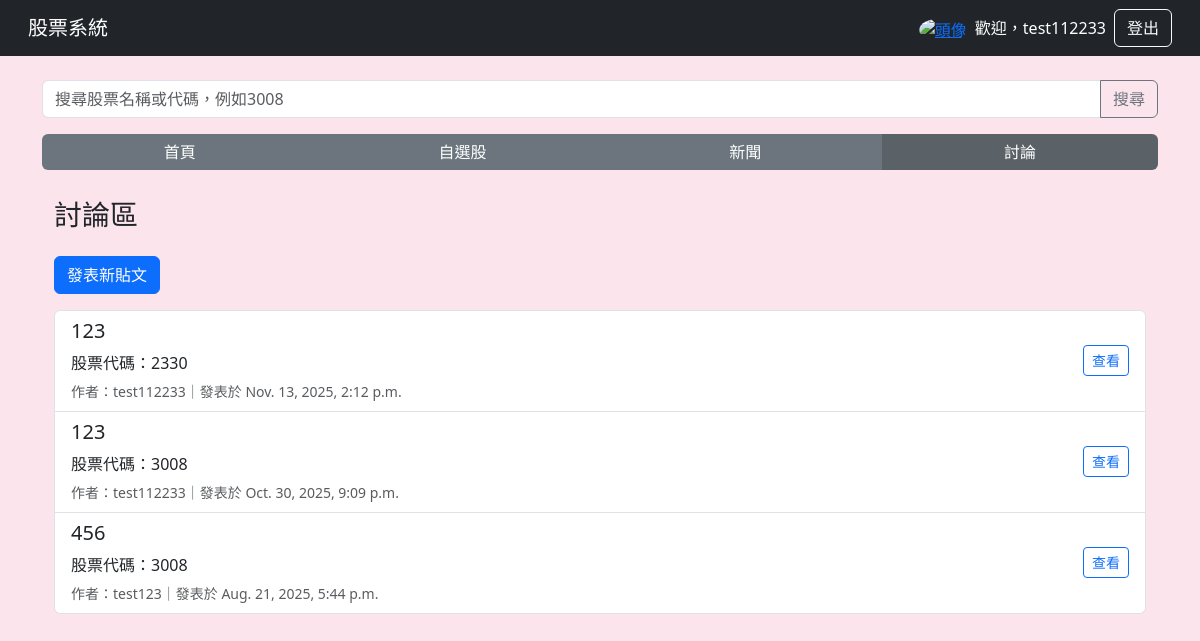
Screenshot of /forum/ (signed in) with the database file from the repository.
### main/models.py (models this page shows, shortened)
class Post(models.Model):
    title = models.CharField(max_length=200)
    stock_code = models.CharField(max_length=10, null=True, blank=True)
    content = models.TextField()
    author = models.ForeignKey(User, on_delete=models.CASCADE)
    created_at = models.DateTimeField(auto_now_add=True)

### main/views.py (the view)
# urls.py: path("forum/", views.forum_list, name="forum_list"),
def forum_list(request):
    posts = Post.objects.all().order_by("-created_at")
    return render(request, "forum.html", {"posts": posts})

### templates/forum.html (shortened to what this page needs)
{% extends "base.html" %}
{% block content %}
<div class="container mt-1">
    <h3 class="mb-4">討論區</h3>
    <a href="/forum/new" class="btn btn-primary mb-3">發表新貼文</a>
    {% if posts %}
    <div class="list-group">
        {% for post in posts %}
        <div class="list-group-item">
            <div class="d-flex justify-content-between align-items-center">
                <div>
                    <h5>{{ post.title }}</h5>
                    <p class="mb-1">股票代碼：{{ post.stock_code }}</p>
                    <small class="text-muted">作者：{{ post.author.username }}｜發表於 {{ post.created_at }}</small>
                </div>
                <a href="/forum/{{ post.id }}" class="btn btn-sm btn-outline-primary">查看</a>
            </div>
        </div>
        {% endfor %}
    </div>
    {% else %}
    <div class="alert alert-warning">目前尚無討論主題，趕快來發表第一篇吧！</div>
    {% endif %}
</div>
{% endblock %}

### templates/base.html (shortened to what this page needs)
<!DOCTYPE html>
<html lang="zh-TW">
<head>
    <link href="https://cdn.jsdelivr.net/npm/bootstrap@5.3.0/dist/css/bootstrap.min.css" rel="stylesheet">
</head>
<body>
<nav class="navbar navbar-expand-lg navbar-dark bg-dark px-3">
    <div class="container-fluid">
        <a class="navbar-brand" href="/">股票系統</a>
        <div class="d-flex align-items-center ms-auto">
            {% if user.is_authenticated %}
                <a href="{% url 'profile' %}" class="me-2">
                    <img src="https://cdn-icons-png.flaticon.com/512/847/847969.png"
                         alt="頭像"
                         class="rounded-circle"
                         width="30" height="30"
                         style="vertical-align: middle; transform: translateY(1px);">
                </a>
                <span class="text-white me-2">歡迎，{{ user.username }}</span>
                <a class="btn btn-outline-light" href="{% url 'logout' %}">登出</a>
            {% else %}
                <a class="btn btn-outline-light me-2" href="{% url 'login' %}">登入</a>
                <a class="btn btn-outline-light" href="{% url 'register' %}">註冊</a>
            {% endif %}
        </div>
    </div>
</nav>
<div class="container mt-4">
    <form class="input-group mb-3" method="GET" action="/search">
        <input type="text" class="form-control" name="query" placeholder="搜尋股票名稱或代碼，例如3008" required>
        <button class="btn btn-outline-secondary" type="submit">搜尋</button>
    </form>
    {% with current=request.resolver_match.url_name %}
    <div class="btn-group w-100 mb-4">
        <a href="{% url 'index' %}"
        class="nav-btn btn {% if current == 'index' %}active-tab{% endif %}">
            首頁
        </a>
        <a href="{% url 'my_watchlist' %}"
        class="nav-btn btn {% if current == 'my_watchlist' %}active-tab{% endif %}">
            自選股
        </a>
        <a href="{% url 'news' %}"
        class="nav-btn btn {% if current == 'news' %}active-tab{% endif %}">
            新聞
        </a>
        <a href="{% url 'forum_list' %}"
        class="nav-btn btn
        {% if current == 'forum_list' or current == 'forum_new' or current == 'forum_post' %}active-tab{% endif %}">
            討論
        </a>
    </div>
    {% endwith %}
    {% block content %}{% endblock %}
</div>
</body>
</html>

### templates/base.html (style rules this page uses)
body { background-color: #fce4ec; }
.nav-btn.active-tab { background-color: #5a6268 !important; color: white !important; }

### rows the page displays
Post: title "123", stock_code "2330", author.username "test112233", created_at "Nov. 13, 2025, 2:12 p.m."
Post: title "123", stock_code "3008", author.username "test112233", created_at "Oct. 30, 2025, 9:09 p.m."
Post: title "456", stock_code "3008", author.username "test123", created_at "Aug. 21, 2025, 5:44 p.m."

### other values shown
{{ user.username }} "test112233"
